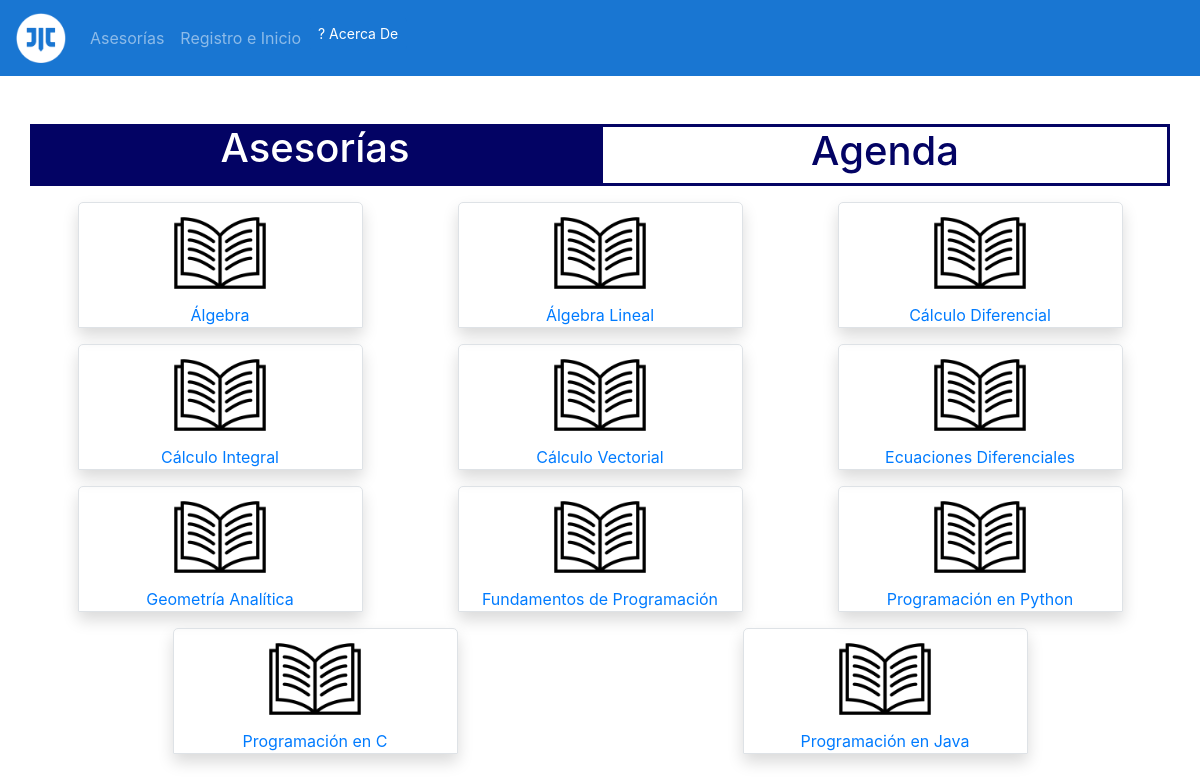
The app's page /source/ver_asesorias.php with its own data.
### tables this page shows
CREATE TABLE `clase` (
  `id_asig` int(80) NOT NULL,
  `nombre_asig` varchar(200) NOT NULL,
  `semstre_asig` int(80) NOT NULL
);

### source/ver_asesorias.php (the view, shortened to what this page needs)
<!DOCTYPE html>
<html>
    <head>
        <link rel="stylesheet" type="text/css" href="../css/bootstrap.css">
        <link rel="stylesheet" type="text/css" href="../css_javerim/javerim_style.css">
    </head>
    <body>
        <nav class="navbar navbar-expand-lg navbar-dark" style="background-color: #1976D2;">
          <a class="navbar-brand" href="#">
            <img src="../img/iconos/javerim.ico" width="50" height="50" alt="javerin_ico">
          </a>
          <div class="collapse navbar-collapse" id="opciones">
            <ul class="navbar-nav">
              <li class="nav-item">
                <a class="nav-link " href="ver_asesorias.php">Asesorías</a>
              </li>
                <?php
                if(empty($_SESSION['admin']) && empty($_SESSION['alumno'])):
                ?>
                <li class="nav-item">
                <a class="nav-link" href="form.php">Registro e Inicio</a>
                </li>
                <?php
                endif;
                ?>
              <li class="nav-item">
                <button type="button" class="btn btn-sm text-white" style="background-color: #1976D2;" data-toggle="modal" data-target="#myModal"> ? Acerca De</button>
              </li>
            </ul>
          </div>
        </nav>
        <br><br>
        <div class="container">
          <div class="row">
            <div class="col-6 titulo-act text-center">
              <a href="ver_asesorias.php"><h1 class="text-act">Asesorías</h1></a>
            </div>
            <div class="col-6 titulo-nac text-center">
              <a href="agenda.php"><h1 class="text-nac">Agenda</h1></a>
            </div>
          </div>
        </div>
  <?php
    try {
      $servername = "localhost";
      $username = "root";
      $password = "";
      $dbname = "javerim";
          $conn = new PDO("mysql:host=$servername;dbname=$dbname", $username, $password, array(PDO::MYSQL_ATTR_INIT_COMMAND => "SET NAMES utf8"));
          $conn->setAttribute(PDO::ATTR_ERRMODE, PDO::ERRMODE_EXCEPTION);
          $stmt = $conn->prepare("SELECT nombre_asig, id_asig FROM clase");
          $stmt->execute();
          $resultado =$stmt->fetchAll();
          }
    catch(PDOException $e) {
      echo "Error: " . $e->getMessage();
    }
  ?>
          <div class="container">
            <div class="row justify-content-around">
                <?php
                $depName = ' ';
                foreach ($resultado as $dato):
                  if($depName != $dato['nombre_asig']){ ?>
                  <div class="col-sm-3 mt-3 ml-3 mr-3 border shadow text-center cartas">
                    <a href="tabla_asesores.php?nomMat=<?php echo $dato['nombre_asig'] ?>&idclass=<?php echo $dato['id_asig']?>">
                      <img src="../img/iconos/libros.png" height="100" alt="materias">
                      <br>
                      <?php echo $dato['nombre_asig'] ?> <br>
                    </a>
                  </div>
                  <?php
                  }
                    $depName = $dato['nombre_asig'];
                  ?>
                <?php endforeach ?>
            </div>
          </div>
    </body>
</html>

### css_javerim/javerim_style.css (style rules this page uses)
.text-act { color: white; }
.text-nac { color: rgb(3, 3, 100); }
.titulo-nac { border-style: solid; border-color: rgb(3, 3, 100); }
.titulo-act { text-aling: center; background-color: rgb(3, 3, 100); }
a:link { text-decoration: none; }
.cartas { box-shadow: 0 4px 8px 0 rgba(0,0,0,0.2); color: green; border-radius: 5px 5px 0 0; }

### records on screen
clase: nombre_asig "Álgebra"
clase: nombre_asig "Álgebra Lineal"
clase: nombre_asig "Cálculo Diferencial"
clase: nombre_asig "Cálculo Integral"
clase: nombre_asig "Cálculo Vectorial"
clase: nombre_asig "Ecuaciones Diferenciales"
clase: nombre_asig "Geometría Analítica"
clase: nombre_asig "Fundamentos de Programación"
clase: nombre_asig "Programación en Python"
clase: nombre_asig "Programación en C"
clase: nombre_asig "Programación en Java"
